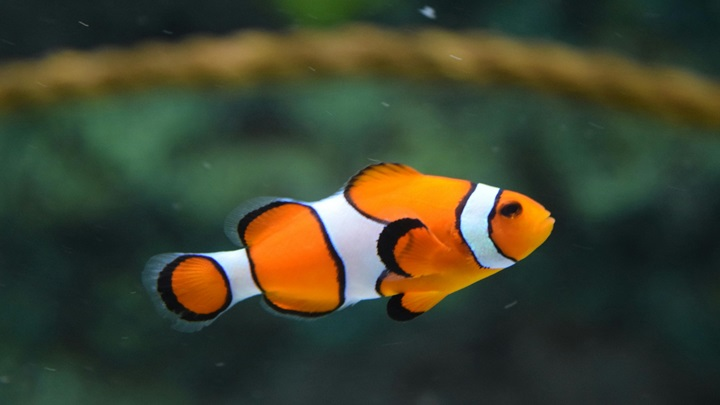
#> input picture Tensorflow Tutorial/Computer vision/Compress/fish.jpg, 720 x 405 px
$ python FFT2.py
#> lines starting #> are read from the running program, lines starting #| are printed output that depends on the picture
import cv2
import numpy as np

# Read the image
img = cv2.imread('fish.jpg')
#> img is the input picture: shape (405, 720, 3); mean B, G, R 47.6, 67.2, 62.8

# Convert the image to grayscale (if necessary)
gray_img = cv2.cvtColor(img, cv2.COLOR_BGR2GRAY)
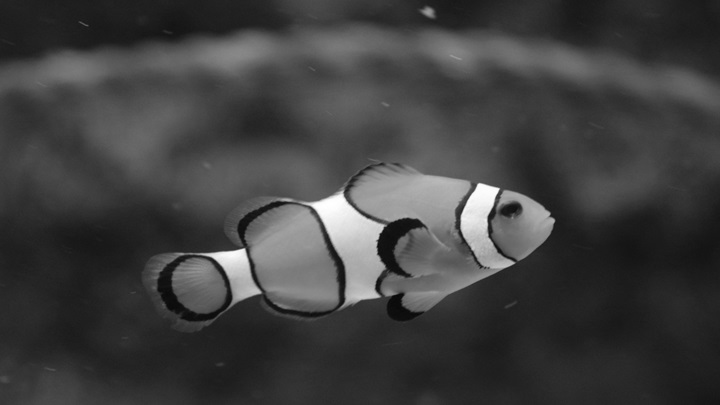
#> gray_img: shape (405, 720); min 7, max 255, mean 63.6

# Perform 2D FFT
fft = np.fft.fft2(gray_img)

# Shift the DC component to the center
fft_shift = np.fft.fftshift(fft)

# Calculate the magnitude spectrum
magnitude_spectrum = np.abs(fft_shift)
log_magnitude = 20 * np.log(magnitude_spectrum + 1)
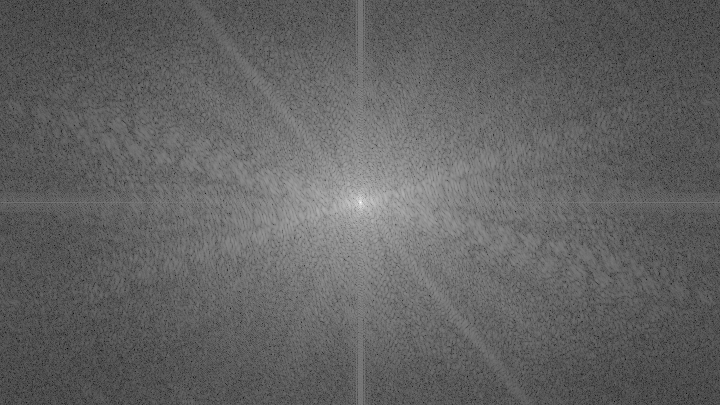
#> log_magnitude: shape (405, 720) float64; min 6.92, max 334.7, mean 133.7; drawn with min black and max white

# Modify the magnitude spectrum
new_magnitude = magnitude_spectrum.copy()
new_magnitude[log_magnitude < 20] = 0  # Adjust threshold as needed
#> new_magnitude: shape (405, 720) float64; min 0, max 18541289, mean 2962.7

# Display the modified magnitude spectrum
cv2.imshow('Modified Magnitude Spectrum', np.uint8(255 * new_magnitude / np.max(new_magnitude)))
cv2.waitKey(0)
cv2.destroyAllWindows()

# Create a phase spectrum
phase_spectrum = np.angle(fft_shift)
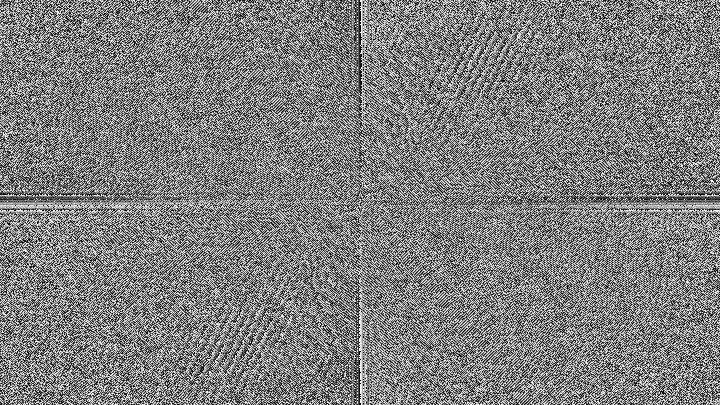
#> phase_spectrum: shape (405, 720) float64; min -3.14, max 3.14, mean 9.05e-17; drawn with min black and max white

# Combine modified magnitude and original phase
fft_shift_recovered = new_magnitude * np.exp(1j * phase_spectrum)

# Shift the DC component back
fft_recovered = np.fft.ifftshift(fft_shift_recovered)

# Perform inverse FFT
img_recovered = np.real(np.fft.ifft2(fft_recovered))

# Normalize the recovered image for display
img_recovered = np.uint8(255 * (img_recovered - np.min(img_recovered)) / (np.max(img_recovered) - np.min(img_recovered)))
cv2.imwrite('recovered_image.jpg', img_recovered)

cv2.imshow('Image recovered', img_recovered)
cv2.waitKey(0)
cv2.destroyAllWindows()
